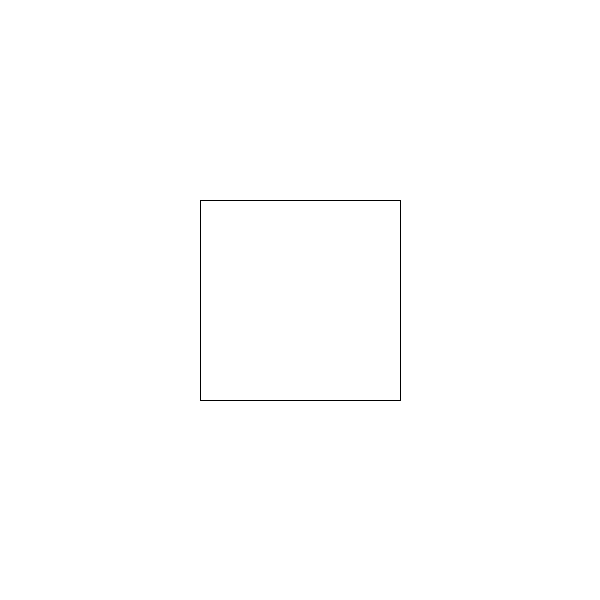
Frame 1 (no input)
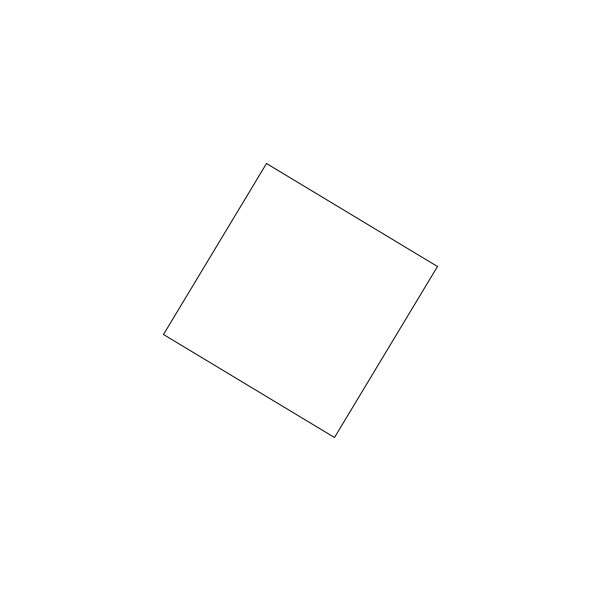
Frame 60 (the mouse pressed at the canvas centre just before this capture)
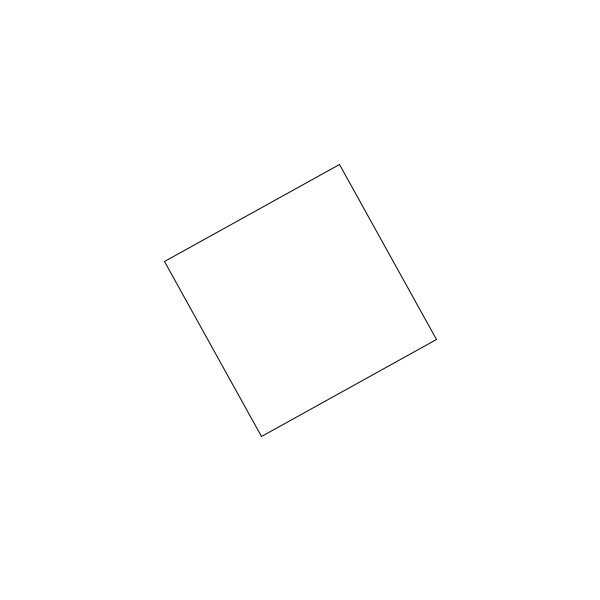
Frame 120 (the mouse held since frame 60 and released just before this capture)

The Processing sketch that drew these frames (run headless with seeded random() and noise(); from frame 60 on, the mouse is pressed at the canvas centre):

// Processing sketch: sketch_2D_rectangle_rotation_class
// ── sketch_2D_rectangle_rotation_class.pde
static class Coord {
  int x;
  int y;
  Coord() {
    x = 0;
    y = 0;
  }
  Coord(int x1, int y1) {
    x = x1;
    y = y1;
  }
}

Coord[] Rect = new Coord[4];
Coord[] RectRot = new Coord[4];
int[] RectX = new int[]{200, 400, 400, 200};
int[] RectY = new int[]{200, 200, 400, 400};
int deg = 0;

void setup() {
  int i;
  size(600, 600);
  background(255, 255, 255);
  for(i = 0; i<4 ; ++i) {
    Rect[i] = new Coord(RectX[i], RectY[i]);
  }
  rect_center(Rect);
}

void draw() {
  int i;
  for(i = 0; i < 4; ++i) {
    RectRot[i] = rot_deg(Rect[i], deg);
  };
  
  clear();
  background(255, 255, 255);
  draw_rect(RectRot);
  deg = (deg + 1) % 360;
  println(deg);
}

void draw_rect(Coord[] r) {
  int i;
  Coord[] r_hw = math2hwCoord_rect(r);
  
  for(i = 0; i < 4; ++i) {
    line(r_hw[i % 4].x, r_hw[i % 4].y, r_hw[(i+1) % 4].x, r_hw[(i+1) % 4].y);
  }
}

void rect_center(Coord[] r) {
  int xCenter;
  int yCenter;
  
  xCenter = (r[0].x + r[1].x + r[2].x + r[3].x) / 4;
  yCenter = (r[0].y + r[1].y + r[2].y + r[3].y) / 4;
  
  int i;
  for(i = 0; i < 4; ++i) {
    r[i].x = r[i].x - xCenter;
    r[i].y = r[i].y - yCenter;
  }
}

public static Coord math2hwCoord(Coord p) {
  Coord p_hw = new Coord();
  
  p_hw.x = p.x + 300;
  p_hw.y = -p.y + 300;
  
  return p_hw;
}

public static Coord[] math2hwCoord_rect(Coord[] r) {
  int i;
  Coord[] r_hw = new Coord[4];
  for(i = 0; i<4 ; ++i) {
    r_hw[i] = math2hwCoord(r[i]);
  }
  return r_hw;
}

public static Coord rot_deg(Coord p, int deg) {
  Coord pRot = new Coord();
  pRot.x = round(cos((float) deg*PI/180.0f)*(float) p.x - sin((float) deg*PI/180.0f)*(float) p.y);
  pRot.y = round(sin((float) deg*PI/180.0f)*(float) p.x + cos((float) deg*PI/180.0f)*(float) p.y);
  return pRot;
}
